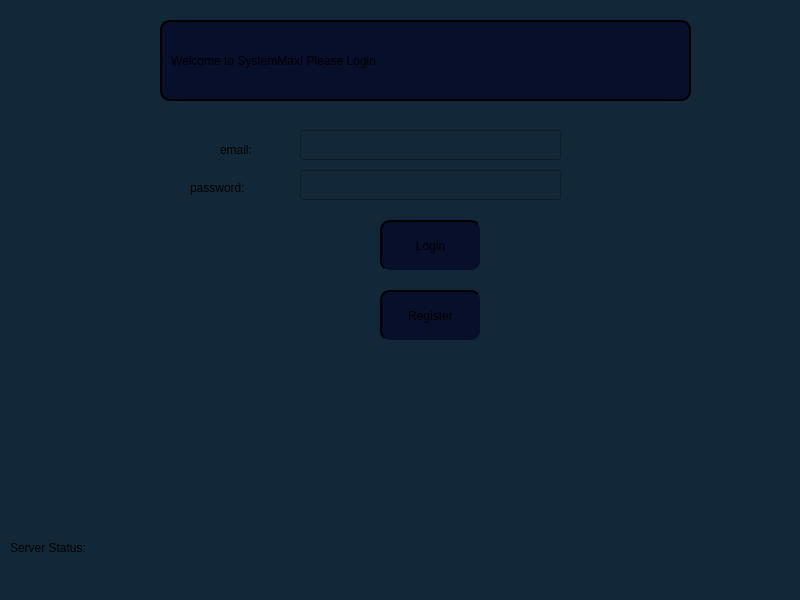
<?xml version="1.0" encoding="UTF-8"?>
<ui version="4.0">
 <class>MainWindow</class>
 <widget class="QMainWindow" name="MainWindow">
  <property name="geometry">
   <rect>
    <x>0</x>
    <y>0</y>
    <width>800</width>
    <height>600</height>
   </rect>
  </property>
  <property name="windowTitle">
   <string>Login</string>
  </property>
  <property name="styleSheet">
   <string notr="true">background-color: #122839;</string>
  </property>
  <widget class="QWidget" name="centralwidget">
   <widget class="QPushButton" name="loginButton">
    <property name="geometry">
     <rect>
      <x>380</x>
      <y>220</y>
      <width>101</width>
      <height>51</height>
     </rect>
    </property>
    <property name="styleSheet">
     <string notr="true">background-color: #070F2B;
   border-style: outset;
    border-width: 2px;
    border-radius: 10px;
    padding: 6px;
</string>
    </property>
    <property name="text">
     <string>Login</string>
    </property>
   </widget>
   <widget class="QPushButton" name="goToRegisterButton">
    <property name="geometry">
     <rect>
      <x>380</x>
      <y>290</y>
      <width>101</width>
      <height>51</height>
     </rect>
    </property>
    <property name="styleSheet">
     <string notr="true">background-color: #070F2B;
  border-style: outset;
    border-width: 2px;
    border-radius: 10px;
    padding: 6px;</string>
    </property>
    <property name="text">
     <string>Register</string>
    </property>
   </widget>
   <widget class="QLineEdit" name="emailLineEdit">
    <property name="geometry">
     <rect>
      <x>300</x>
      <y>130</y>
      <width>261</width>
      <height>30</height>
     </rect>
    </property>
    <property name="styleSheet">
     <string notr="true">font: 14pt &quot;Fira Code&quot;;</string>
    </property>
   </widget>
   <widget class="QLineEdit" name="passwordLineEdit">
    <property name="geometry">
     <rect>
      <x>300</x>
      <y>170</y>
      <width>261</width>
      <height>30</height>
     </rect>
    </property>
    <property name="styleSheet">
     <string notr="true">font: 14pt &quot;Fira Code&quot;;</string>
    </property>
    <property name="echoMode">
     <enum>QLineEdit::Password</enum>
    </property>
   </widget>
   <widget class="QLabel" name="label">
    <property name="geometry">
     <rect>
      <x>160</x>
      <y>20</y>
      <width>531</width>
      <height>81</height>
     </rect>
    </property>
    <property name="styleSheet">
     <string notr="true">font: 24pt &quot;Fira Code&quot;;
background-color: #070F2B;
    border-style: outset;
    border-width: 2px;
    border-radius: 10px;
    min-width: 10em;
    padding: 6px;</string>
    </property>
    <property name="text">
     <string>Welcome to SystemMax! Please Login</string>
    </property>
   </widget>
   <widget class="QLabel" name="label_2">
    <property name="geometry">
     <rect>
      <x>220</x>
      <y>140</y>
      <width>71</width>
      <height>20</height>
     </rect>
    </property>
    <property name="styleSheet">
     <string notr="true">font: 300 18pt &quot;Fira Code&quot;;</string>
    </property>
    <property name="text">
     <string>email:</string>
    </property>
   </widget>
   <widget class="QLabel" name="label_3">
    <property name="geometry">
     <rect>
      <x>190</x>
      <y>180</y>
      <width>101</width>
      <height>16</height>
     </rect>
    </property>
    <property name="styleSheet">
     <string notr="true">font: 300 18pt &quot;Fira Code&quot;;</string>
    </property>
    <property name="text">
     <string>password:</string>
    </property>
   </widget>
   <widget class="QLabel" name="serverStatusLabel">
    <property name="geometry">
     <rect>
      <x>10</x>
      <y>540</y>
      <width>181</width>
      <height>16</height>
     </rect>
    </property>
    <property name="text">
     <string>Server Status:</string>
    </property>
   </widget>
  </widget>
  <widget class="QMenuBar" name="menubar">
   <property name="geometry">
    <rect>
     <x>0</x>
     <y>0</y>
     <width>800</width>
     <height>24</height>
    </rect>
   </property>
  </widget>
  <widget class="QStatusBar" name="statusbar"/>
 </widget>
 <resources/>
 <connections/>
</ui>
